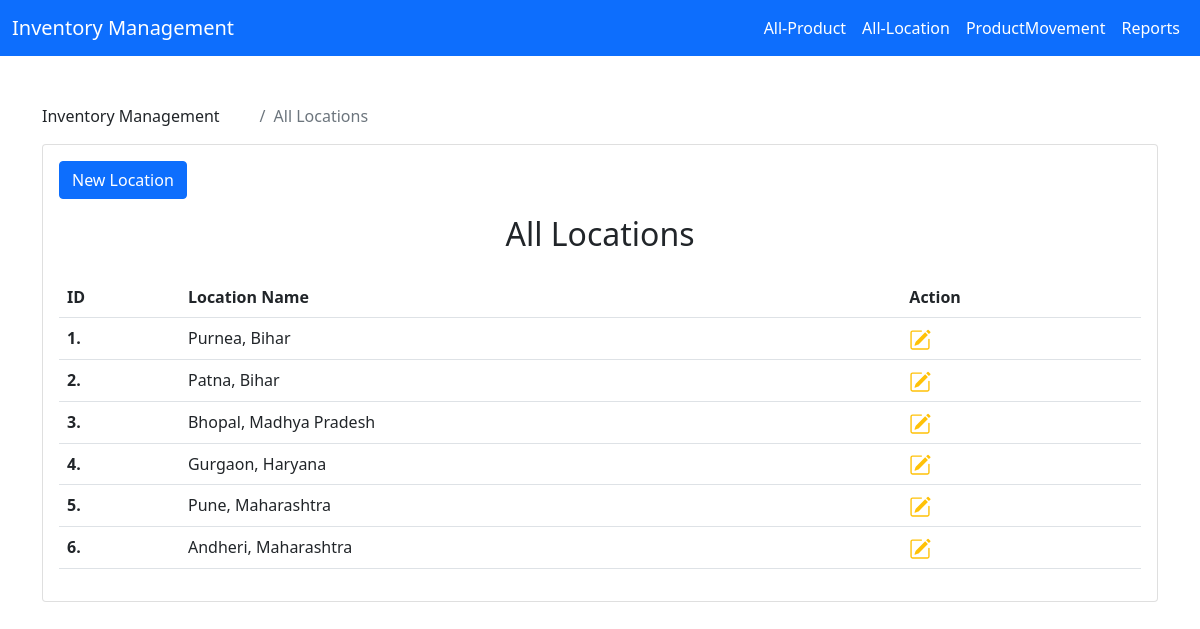
Screenshot of /all-location with the database file from the repository.
### app/models.py (models this page shows, shortened)
class WLocat(models.Model):
    city = models.CharField(max_length=200, null=True, blank=True)
    state = models.CharField(max_length=200, null=True, blank=True)

### app/views.py (the view)
# urls.py: path('all-location',Location.as_view(),name='all-location'),
class Location(ListView):
    queryset = WLocat.objects.all()
    template_name = 'all-locations.html'

### templates/all-locations.html (shortened to what this page needs)
{% extends 'base.html' %}
{% block content %}
    <div class="container mt-5">
        <div class="row">
            <div class="col-12 mx-auto">
            <div class="page-breadcrumb d-none d-sm-flex align-items-center mb-3">
					<div class="breadcrumb-title pe-3">Inventory Management</div>
					<div class="ps-3">
						<nav aria-label="breadcrumb">
							<ol class="breadcrumb mb-0 p-0">
								<li class="breadcrumb-item active" aria-current="page">All Locations</li>
							</ol>
						</nav>
					</div>
				</div>
                <div class="card">
                <div class="col-lg-3 col-xl-2 m-3">
                    <a href="{% url 'add-location' %}" class="btn btn-primary mb-3 mb-lg-0">New Location</a>
                </div>
                <h2 class="card-title text-center">All Locations</h2>
                <div class="card-body">
                <table class="table table-hover">
                    <tr>
                        <th>ID</th>
                        <th>Location Name</th>
                        <th>Action</th>
                    </tr>
                    {% for foo in object_list %}
                        <tr>
                        <th>{{ foo.id }}.</th>
                        <td>{{ foo.city|capfirst }}, {{ foo.state }}</td>
                        <td>
                            <a href="{% url 'update-locations' foo.id %}">
                            </a>
                        </td>
                        </tr>
                    {% endfor %}
                </table>
            </div>
        </div>
            </div>
        </div>
    </div>
{% endblock %}

### rows the page displays
WLocat: id "1", city "Purnea", state "Bihar"
WLocat: id "2", city "Patna", state "Bihar"
WLocat: id "3", city "Bhopal", state "Madhya Pradesh"
WLocat: id "4", city "Gurgaon", state "Haryana"
WLocat: id "5", city "Pune", state "Maharashtra"
WLocat: id "6", city "Andheri", state "Maharashtra"
